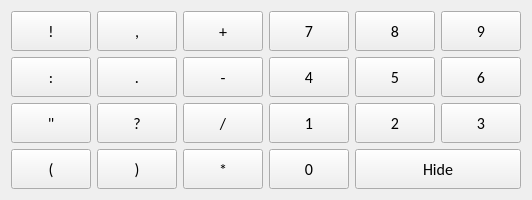
   <widget class="QWidget" name="gridLayoutWidget_3">
    <property name="geometry">
     <rect>
      <x>100</x>
      <y>0</y>
      <width>286</width>
      <height>180</height>
     </rect>
    </property>
    <property name="cursor">
     <cursorShape>ArrowCursor</cursorShape>
    </property>
    <layout class="QGridLayout" name="gridLayout_3">
     <item row="2" column="4">
      <widget class="QPushButton" name="pushButton_question">
       <property name="minimumSize">
        <size>
         <width>0</width>
         <height>40</height>
        </size>
       </property>
       <property name="font">
        <font>
         <family>Calibri</family>
         <pointsize>12</pointsize>
         <weight>50</weight>
         <bold>false</bold>
        </font>
       </property>
       <property name="cursor">
        <cursorShape>PointingHandCursor</cursorShape>
       </property>
       <property name="text">
        <string>?</string>
       </property>
      </widget>
     </item>
     <item row="0" column="5">
      <widget class="QPushButton" name="pushButton_plus">
       <property name="minimumSize">
        <size>
         <width>0</width>
         <height>40</height>
        </size>
       </property>
       <property name="font">
        <font>
         <family>Calibri</family>
         <pointsize>12</pointsize>
         <weight>50</weight>
         <bold>false</bold>
        </font>
       </property>
       <property name="cursor">
        <cursorShape>PointingHandCursor</cursorShape>
       </property>
       <property name="text">
        <string>+</string>
       </property>
      </widget>
     </item>
     <item row="3" column="3">
      <widget class="QPushButton" name="pushButton_bracket_open">
       <property name="minimumSize">
        <size>
         <width>0</width>
         <height>40</height>
        </size>
       </property>
       <property name="font">
        <font>
         <family>Calibri</family>
         <pointsize>12</pointsize>
         <weight>50</weight>
         <bold>false</bold>
        </font>
       </property>
       <property name="cursor">
        <cursorShape>PointingHandCursor</cursorShape>
       </property>
       <property name="text">
        <string>(</string>
       </property>
      </widget>
     </item>
     <item row="3" column="4">
      <widget class="QPushButton" name="pushButton_bracket_close">
       <property name="minimumSize">
        <size>
         <width>0</width>
         <height>40</height>
        </size>
       </property>
       <property name="font">
        <font>
         <family>Calibri</family>
         <pointsize>12</pointsize>
         <weight>50</weight>
         <bold>false</bold>
        </font>
       </property>
       <property name="cursor">
        <cursorShape>PointingHandCursor</cursorShape>
       </property>
       <property name="text">
        <string>)</string>
       </property>
      </widget>
     </item>
     <item row="0" column="3">
      <widget class="QPushButton" name="pushButton_exclamation">
       <property name="minimumSize">
        <size>
         <width>0</width>
         <height>40</height>
        </size>
       </property>
       <property name="font">
        <font>
         <family>Calibri</family>
         <pointsize>12</pointsize>
         <weight>50</weight>
         <bold>false</bold>
        </font>
       </property>
       <property name="cursor">
        <cursorShape>PointingHandCursor</cursorShape>
       </property>
       <property name="text">
        <string>!</string>
       </property>
      </widget>
     </item>
     <item row="3" column="5">
      <widget class="QPushButton" name="pushButton_star">
       <property name="minimumSize">
        <size>
         <width>0</width>
         <height>40</height>
        </size>
       </property>
       <property name="font">
        <font>
         <family>Calibri</family>
         <pointsize>12</pointsize>
         <weight>50</weight>
         <bold>false</bold>
        </font>
       </property>
       <property name="cursor">
        <cursorShape>PointingHandCursor</cursorShape>
       </property>
       <property name="text">
        <string>*</string>
       </property>
      </widget>
     </item>
     <item row="1" column="5">
      <widget class="QPushButton" name="pushButton_minus">
       <property name="minimumSize">
        <size>
         <width>0</width>
         <height>40</height>
        </size>
       </property>
       <property name="font">
        <font>
         <family>Calibri</family>
         <pointsize>12</pointsize>
         <weight>50</weight>
         <bold>false</bold>
        </font>
       </property>
       <property name="cursor">
        <cursorShape>PointingHandCursor</cursorShape>
       </property>
       <property name="text">
        <string>-</string>
       </property>
      </widget>
     </item>
     <item row="2" column="5">
      <widget class="QPushButton" name="pushButton_slash">
       <property name="minimumSize">
        <size>
         <width>0</width>
         <height>40</height>
        </size>
       </property>
       <property name="font">
        <font>
         <family>Calibri</family>
         <pointsize>12</pointsize>
         <weight>50</weight>
         <bold>false</bold>
        </font>
       </property>
       <property name="cursor">
        <cursorShape>PointingHandCursor</cursorShape>
       </property>
       <property name="text">
        <string>/</string>
       </property>
      </widget>
     </item>
     <item row="1" column="4">
      <widget class="QPushButton" name="pushButton_dot">
       <property name="minimumSize">
        <size>
         <width>0</width>
         <height>40</height>
        </size>
       </property>
       <property name="font">
        <font>
         <family>Calibri</family>
         <pointsize>12</pointsize>
         <weight>50</weight>
         <bold>false</bold>
        </font>
       </property>
       <property name="cursor">
        <cursorShape>PointingHandCursor</cursorShape>
       </property>
       <property name="text">
        <string>.</string>
       </property>
      </widget>
     </item>
     <item row="2" column="3">
      <widget class="QPushButton" name="pushButton_quotes">
       <property name="minimumSize">
        <size>
         <width>0</width>
         <height>40</height>
        </size>
       </property>
       <property name="font">
        <font>
         <family>Calibri</family>
         <pointsize>12</pointsize>
         <weight>50</weight>
         <bold>false</bold>
        </font>
       </property>
       <property name="cursor">
        <cursorShape>PointingHandCursor</cursorShape>
       </property>
       <property name="text">
        <string>&quot;</string>
       </property>
      </widget>
     </item>
     <item row="1" column="3">
      <widget class="QPushButton" name="pushButton_colon">
       <property name="minimumSize">
        <size>
         <width>0</width>
         <height>40</height>
        </size>
       </property>
       <property name="font">
        <font>
         <family>Calibri</family>
         <pointsize>12</pointsize>
         <weight>50</weight>
         <bold>false</bold>
        </font>
       </property>
       <property name="cursor">
        <cursorShape>PointingHandCursor</cursorShape>
       </property>
       <property name="text">
        <string>:</string>
       </property>
      </widget>
     </item>
     <item row="0" column="4">
      <widget class="QPushButton" name="pushButton_comma">
       <property name="minimumSize">
        <size>
         <width>0</width>
         <height>40</height>
        </size>
       </property>
       <property name="font">
        <font>
         <family>Calibri</family>
         <pointsize>12</pointsize>
         <weight>50</weight>
         <bold>false</bold>
        </font>
       </property>
       <property name="cursor">
        <cursorShape>PointingHandCursor</cursorShape>
       </property>
       <property name="text">
        <string>,</string>
       </property>
      </widget>
     </item>
     <item row="2" column="7">
      <widget class="QPushButton" name="pushButton_num2">
       <property name="minimumSize">
        <size>
         <width>0</width>
         <height>40</height>
        </size>
       </property>
       <property name="font">
        <font>
         <family>Calibri</family>
         <pointsize>12</pointsize>
         <weight>50</weight>
         <bold>false</bold>
        </font>
       </property>
       <property name="cursor">
        <cursorShape>PointingHandCursor</cursorShape>
       </property>
       <property name="text">
        <string>2</string>
       </property>
      </widget>
     </item>
     <item row="2" column="6">
      <widget class="QPushButton" name="pushButton_num1">
       <property name="minimumSize">
        <size>
         <width>0</width>
         <height>40</height>
        </size>
       </property>
       <property name="font">
        <font>
         <family>Calibri</family>
         <pointsize>12</pointsize>
         <weight>50</weight>
         <bold>false</bold>
        </font>
       </property>
       <property name="cursor">
        <cursorShape>PointingHandCursor</cursorShape>
       </property>
       <property name="text">
        <string>1</string>
       </property>
      </widget>
     </item>
     <item row="2" column="8">
      <widget class="QPushButton" name="pushButton_num3">
       <property name="minimumSize">
        <size>
         <width>0</width>
         <height>40</height>
        </size>
       </property>
       <property name="font">
        <font>
         <family>Calibri</family>
         <pointsize>12</pointsize>
         <weight>50</weight>
         <bold>false</bold>
        </font>
       </property>
       <property name="cursor">
        <cursorShape>PointingHandCursor</cursorShape>
       </property>
       <property name="text">
        <string>3</string>
       </property>
      </widget>
     </item>
     <item row="1" column="6">
      <widget class="QPushButton" name="pushButton_num4">
       <property name="minimumSize">
        <size>
         <width>0</width>
         <height>40</height>
        </size>
       </property>
       <property name="font">
        <font>
         <family>Calibri</family>
         <pointsize>12</pointsize>
         <weight>50</weight>
         <bold>false</bold>
        </font>
       </property>
       <property name="cursor">
        <cursorShape>PointingHandCursor</cursorShape>
       </property>
       <property name="text">
        <string>4</string>
       </property>
      </widget>
     </item>
     <item row="1" column="7">
      <widget class="QPushButton" name="pushButton_num5">
       <property name="minimumSize">
        <size>
         <width>0</width>
         <height>40</height>
        </size>
       </property>
       <property name="font">
        <font>
         <family>Calibri</family>
         <pointsize>12</pointsize>
         <weight>50</weight>
         <bold>false</bold>
        </font>
       </property>
       <property name="cursor">
        <cursorShape>PointingHandCursor</cursorShape>
       </property>
       <property name="text">
        <string>5</string>
       </property>
      </widget>
     </item>
     <item row="1" column="8">
      <widget class="QPushButton" name="pushButton_num6">
       <property name="minimumSize">
        <size>
         <width>0</width>
         <height>40</height>
        </size>
       </property>
       <property name="font">
        <font>
         <family>Calibri</family>
         <pointsize>12</pointsize>
         <weight>50</weight>
         <bold>false</bold>
        </font>
       </property>
       <property name="cursor">
        <cursorShape>PointingHandCursor</cursorShape>
       </property>
       <property name="text">
        <string>6</string>
       </property>
      </widget>
     </item>
     <item row="0" column="6">
      <widget class="QPushButton" name="pushButton_num7">
       <property name="minimumSize">
        <size>
         <width>0</width>
         <height>40</height>
        </size>
       </property>
       <property name="font">
        <font>
         <family>Calibri</family>
         <pointsize>12</pointsize>
         <weight>50</weight>
         <bold>false</bold>
        </font>
       </property>
       <property name="cursor">
        <cursorShape>PointingHandCursor</cursorShape>
       </property>
       <property name="text">
        <string>7</string>
       </property>
      </widget>
     </item>
     <item row="0" column="7">
      <widget class="QPushButton" name="pushButton_num8">
       <property name="minimumSize">
        <size>
         <width>0</width>
         <height>40</height>
        </size>
       </property>
       <property name="font">
        <font>
         <family>Calibri</family>
         <pointsize>12</pointsize>
         <weight>50</weight>
         <bold>false</bold>
        </font>
       </property>
       <property name="cursor">
        <cursorShape>PointingHandCursor</cursorShape>
       </property>
       <property name="text">
        <string>8</string>
       </property>
      </widget>
     </item>
     <item row="0" column="8">
      <widget class="QPushButton" name="pushButton_num9">
       <property name="minimumSize">
        <size>
         <width>0</width>
         <height>40</height>
        </size>
       </property>
       <property name="font">
        <font>
         <family>Calibri</family>
         <pointsize>12</pointsize>
         <weight>50</weight>
         <bold>false</bold>
        </font>
       </property>
       <property name="cursor">
        <cursorShape>PointingHandCursor</cursorShape>
       </property>
       <property name="text">
        <string>9</string>
       </property>
      </widget>
     </item>
     <item row="3" column="6">
      <widget class="QPushButton" name="pushButton_num0">
       <property name="minimumSize">
        <size>
         <width>0</width>
         <height>40</height>
        </size>
       </property>
       <property name="font">
        <font>
         <family>Calibri</family>
         <pointsize>12</pointsize>
         <weight>50</weight>
         <bold>false</bold>
        </font>
       </property>
       <property name="cursor">
        <cursorShape>PointingHandCursor</cursorShape>
       </property>
       <property name="text">
        <string>0</string>
       </property>
      </widget>
     </item>
     <item row="3" column="7" colspan="2">
      <widget class="QPushButton" name="pushButton_hide">
       <property name="minimumSize">
        <size>
         <width>0</width>
         <height>40</height>
        </size>
       </property>
       <property name="font">
        <font>
         <family>Calibri</family>
         <pointsize>12</pointsize>
         <weight>50</weight>
         <bold>false</bold>
        </font>
       </property>
       <property name="cursor">
        <cursorShape>PointingHandCursor</cursorShape>
       </property>
       <property name="text">
        <string>Hide</string>
       </property>
      </widget>
     </item>
    </layout>
   </widget>
